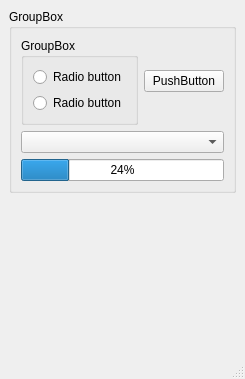
<?xml version="1.0" encoding="UTF-8"?>
<ui version="4.0">
 <class>MainWindow</class>
 <widget class="QMainWindow" name="MainWindow">
  <property name="geometry">
   <rect>
    <x>0</x>
    <y>0</y>
    <width>238</width>
    <height>379</height>
   </rect>
  </property>
  <property name="windowTitle">
   <string>MainWindow</string>
  </property>
  <widget class="QWidget" name="centralwidget">
   <layout class="QFormLayout" name="formLayout">
    <item row="0" column="0">
     <widget class="QGroupBox" name="groupBox_2">
      <property name="title">
       <string>GroupBox</string>
      </property>
      <layout class="QGridLayout" name="gridLayout_2">
       <item row="0" column="0">
        <widget class="QGroupBox" name="groupBox">
         <property name="title">
          <string>GroupBox</string>
         </property>
         <layout class="QGridLayout" name="gridLayout">
          <item row="1" column="0">
           <widget class="QRadioButton" name="radioButton_2">
            <property name="text">
             <string>Radio button</string>
            </property>
           </widget>
          </item>
          <item row="0" column="0">
           <widget class="QRadioButton" name="radioButton">
            <property name="text">
             <string>Radio button</string>
            </property>
           </widget>
          </item>
         </layout>
        </widget>
       </item>
       <item row="0" column="1">
        <widget class="QPushButton" name="pushButton">
         <property name="text">
          <string>PushButton</string>
         </property>
        </widget>
       </item>
       <item row="1" column="0" colspan="2">
        <widget class="QComboBox" name="comboBox"/>
       </item>
       <item row="2" column="0" colspan="2">
        <widget class="QProgressBar" name="progressBar">
         <property name="value">
          <number>24</number>
         </property>
        </widget>
       </item>
      </layout>
     </widget>
    </item>
   </layout>
  </widget>
  <widget class="QMenuBar" name="menubar">
   <property name="geometry">
    <rect>
     <x>0</x>
     <y>0</y>
     <width>238</width>
     <height>22</height>
    </rect>
   </property>
  </widget>
  <widget class="QStatusBar" name="statusbar"/>
 </widget>
 <resources/>
 <connections/>
</ui>
